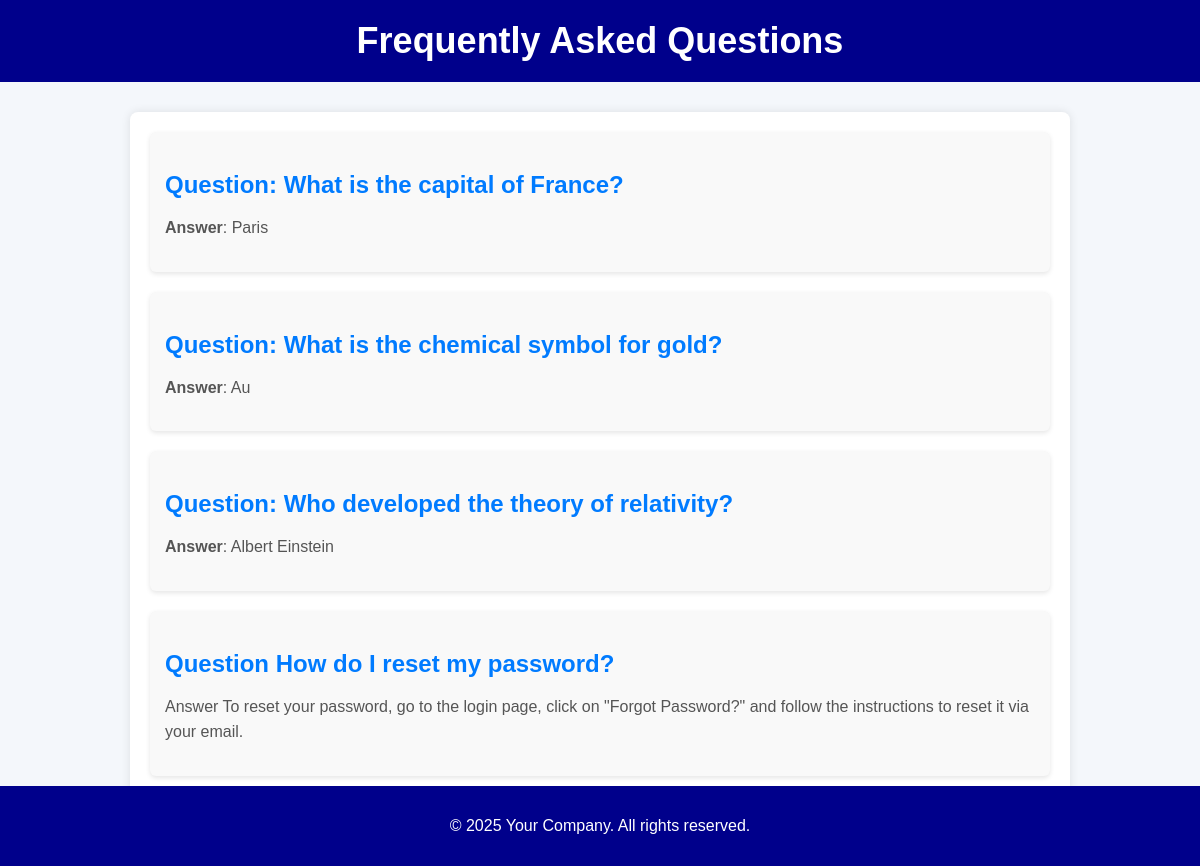
The page /faqs/ on the database its author committed.
### app/models.py (models this page shows, shortened)
class FAQ(models.Model):
    question = RichTextField()  # Use RichTextField for the question to support WYSIWYG editor
    answer = RichTextField()  # Answer with WYSIWYG editor
    question_hi = models.TextField(blank=True, null=True)  # Hindi translation
    question_bn = models.TextField(blank=True, null=True)  # Bengali translation
    def get_translated_question(self, language_code):
        if language_code == 'hi' and self.question_hi:
            return self.question_hi
        elif language_code == 'bn' and self.question_bn:
            return self.question_bn
        else:
            return self.question  # Default language is English

### app/views.py (the view)
# urls.py: path('faqs/', views.faq_page, name='faq_list'),  # FAQ list page (updated to match view name)
def faq_page(request):
    lang = request.GET.get('lang', 'en')  # Default language 'en'
    faqs = FAQ.objects.all()
    data = [{
        'id': faq.id,
        'question': faq.get_translated_question(lang),  # Assuming translation method in model
        'answer': faq.answer  # Answer remains unchanged (RichTextField)
    } for faq in faqs]
    return render(request, 'app/faq_list.html', {'faqs': data})

### app/templates/app/faq_list.html (shortened to what this page needs)
<!DOCTYPE html>
<html lang="en">
<head>
</head>
<body>
    <header>
        <h1>Frequently Asked Questions</h1>
    </header>
    <div id="faq-content">
        {% for faq in faqs %}
            <div class="faq-item">
                <h3>{{ faq.question }}</h3>
                <p>{{ faq.answer|safe }}</p>
            </div>
        {% endfor %}
    </div>
    <footer>
        <p>&copy; 2025 Your Company. All rights reserved.</p>
    </footer>
</body>
</html>

### app/templates/app/faq_list.html (style rules this page uses)
body { font-family: 'Arial', sans-serif; background-color: #f4f7fb; margin: 0; padding: 0; color: #333; }
header { background-color: #00008B; color: #fff; padding: 20px 0; text-align: center; }
header h1 { margin: 0; font-size: 36px; }
#faq-content { max-width: 900px; margin: 30px auto; padding: 20px; background-color: #fff; box-shadow: 0 0 10px rgba(0, 0, 0, 0.1); border-radius: 8px; }
.faq-item { margin-bottom: 20px; padding: 15px; background-color: #f9f9f9; border-radius: 6px; box-shadow: 0 2px 5px rgba(0, 0, 0, 0.1); }
.faq-item h3 { font-size: 24px; color: #007BFF; margin-bottom: 10px; }
.faq-item p { font-size: 16px; line-height: 1.6; color: #555; }
footer { text-align: center; background-color: #00008B; color: #fff; padding: 15px 0; position: fixed; width: 100%; bottom: 0; }
.faq-item:last-child { margin-bottom: 40px; }

### rows shown on the page
FAQ: question "Question: What is the capital of France?", answer "Answer : Paris"
FAQ: question "Question: What is the chemical symbol for gold?", answer "Answer : Au"
FAQ: question "Question: Who developed the theory of relativity?", answer "Answer : Albert Einstein"
FAQ: question "Question How do I reset my password?", answer "Answer To reset your password, go to the login page, click on \"Forgot Password?\" and follow the instructions to reset it via your email."
